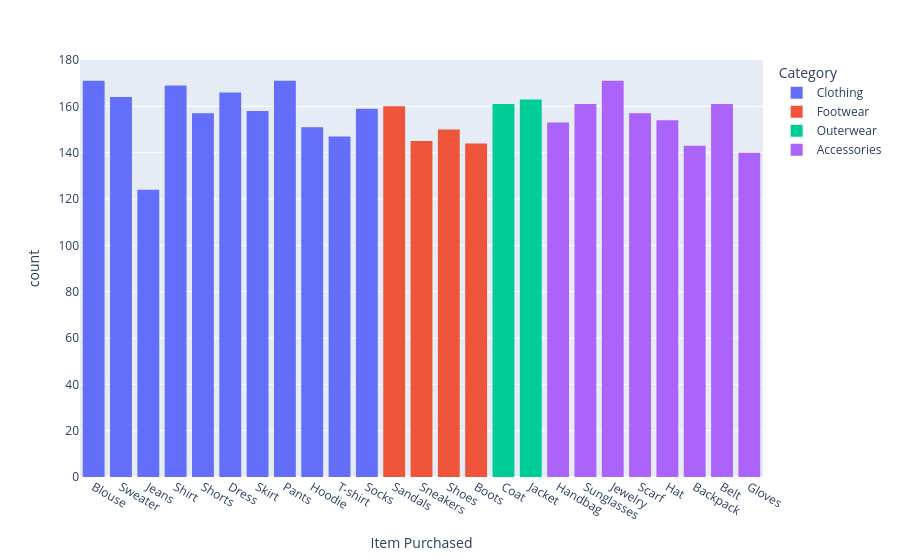

The notebook cell this image was saved under:
### Code cell
fig = px.histogram(shop , x = 'Item Purchased' , color = 'Category')
fig.show()

### Figure 1 — Plotly figure (JSON) as saved in the notebook; plotly's stock layout.template omitted (floating-point values rounded to 4 significant figures; data arrays with more than 128 entries replaced by an {"elided": "..."} marker saying what was removed)
{"data": [{"alignmentgroup": "True", "bingroup": "x", "hovertemplate": "Category=Clothing<br>Item Purchased=%{x}<br>count=%{y}<extra></extra>", "legendgroup": "Clothing", "marker": {"color": "#636efa", "pattern": {"shape": ""}}, "name": "Clothing", "offsetgroup": "Clothing", "orientation": "v", "showlegend": true, "x": {"elided": "1737 str values"}, "xaxis": "x", "yaxis": "y", "type": "histogram"}, {"alignmentgroup": "True", "bingroup": "x", "hovertemplate": "Category=Footwear<br>Item Purchased=%{x}<br>count=%{y}<extra></extra>", "legendgroup": "Footwear", "marker": {"color": "#EF553B", "pattern": {"shape": ""}}, "name": "Footwear", "offsetgroup": "Footwear", "orientation": "v", "showlegend": true, "x": {"elided": "599 str values"}, "xaxis": "x", "yaxis": "y", "type": "histogram"}, {"alignmentgroup": "True", "bingroup": "x", "hovertemplate": "Category=Outerwear<br>Item Purchased=%{x}<br>count=%{y}<extra></extra>", "legendgroup": "Outerwear", "marker": {"color": "#00cc96", "pattern": {"shape": ""}}, "name": "Outerwear", "offsetgroup": "Outerwear", "orientation": "v", "showlegend": true, "x": {"elided": "324 str values"}, "xaxis": "x", "yaxis": "y", "type": "histogram"}, {"alignmentgroup": "True", "bingroup": "x", "hovertemplate": "Category=Accessories<br>Item Purchased=%{x}<br>count=%{y}<extra></extra>", "legendgroup": "Accessories", "marker": {"color": "#ab63fa", "pattern": {"shape": ""}}, "name": "Accessories", "offsetgroup": "Accessories", "orientation": "v", "showlegend": true, "x": {"elided": "1240 str values"}, "xaxis": "x", "yaxis": "y", "type": "histogram"}], "layout": {"xaxis": {"anchor": "y", "domain": [0, 1], "title": {"text": "Item Purchased"}}, "yaxis": {"anchor": "x", "domain": [0, 1], "title": {"text": "count"}}, "legend": {"title": {"text": "Category"}, "tracegroupgap": 0}, "margin": {"t": 60}, "barmode": "relative"}}
